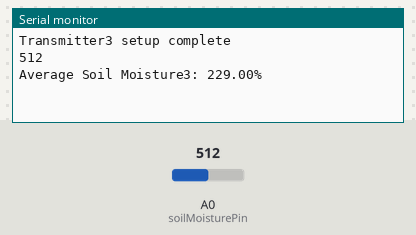
This sketch was run on a simulated ESP8266 (NodeMCU). Shown: the last lines printed to the serial monitor. The test bench sets the inputs (shaded band); at power-on: A0 (soilMoisturePin) = 512. No radio packets arrive unless stated.

Above: at 1.2 s.
1.3 s: A0 (soilMoisturePin) set to 716
At 2.6 s:
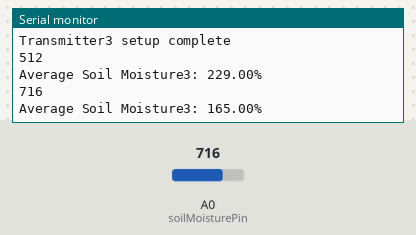
2.8 s: A0 (soilMoisturePin) set to 900
At 3.6 s:
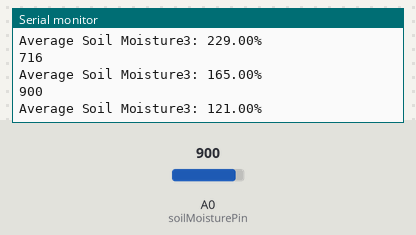
Timing chart, 0 to 5.8 s (numbered marks = the images above; inputs shaded):
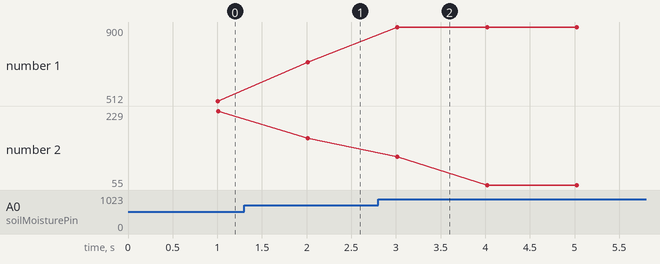

Measured:
- after the input at 1.3 s, the serial monitor: prints a new line after 0.71 s (image 1)
- after the input at 2.8 s, the serial monitor: prints a new line after 0.22 s (image 2)
- plotted number 1: 512 → 716 after the input at 1.3 s, 716 → 900 after the input at 2.8 s
- plotted number 2: 229 → 165 after the input at 1.3 s, 165 → 55 after the input at 2.8 s

The sketch:

Tx3.ino
```cpp
#include <SPI.h>
#include <RF24.h>
#include <nRF24L01.h>
const int soilMoisturePin = A0;
const int numReadings = 20;
float moistureReadings[numReadings];
float moisturePercentage=0;
RF24 radio(D1,D2);  // CE and CSN pins
const uint64_t pipe3 = 0xF0F0F0F0AA;
const uint8_t channel = 100;  // Set the desired RF channel
struct sensor
{
  int soil1;
  byte  sensorNum;
};
sensor soilreading3;
void setup() {
  pinMode(soilMoisturePin,INPUT);
  radio.begin();
  radio.openWritingPipe(pipe3);
  radio.setChannel(channel);   // Set the RF channel
  radio.setPALevel(RF24_PA_MAX); // Adjust power level if needed
  radio.setDataRate(RF24_250KBPS);//RF24_250KBPS, RF24_1MBPS, RF24_2MBPS
  Serial.begin(9600);
  soilreading3.sensorNum =3;
  Serial.println("Transmitter3 setup complete");

}
void loop() {
  //delay(500);
  float totalMoisture = 0;
  // Read and accumulate multiple readings
  for (int i = 0; i < numReadings; i++) {
    moistureReadings[i] = analogRead(soilMoisturePin);
    totalMoisture += moistureReadings[i];
    delay(50); // Add a short delay between readings
  }
  Serial.println(analogRead(soilMoisturePin));
  // Calculate the average
  float averageMoisture = totalMoisture / numReadings;
  // Map the average to a percentage
   moisturePercentage = map(averageMoisture,800,1024, 100, 0);
   soilreading3.soil1=moisturePercentage ;
    radio.write(&soilreading3, sizeof(soilreading3));
 Serial.print("Average Soil Moisture3: ");
  Serial.print(moisturePercentage);
  Serial.println("%");

}
```
